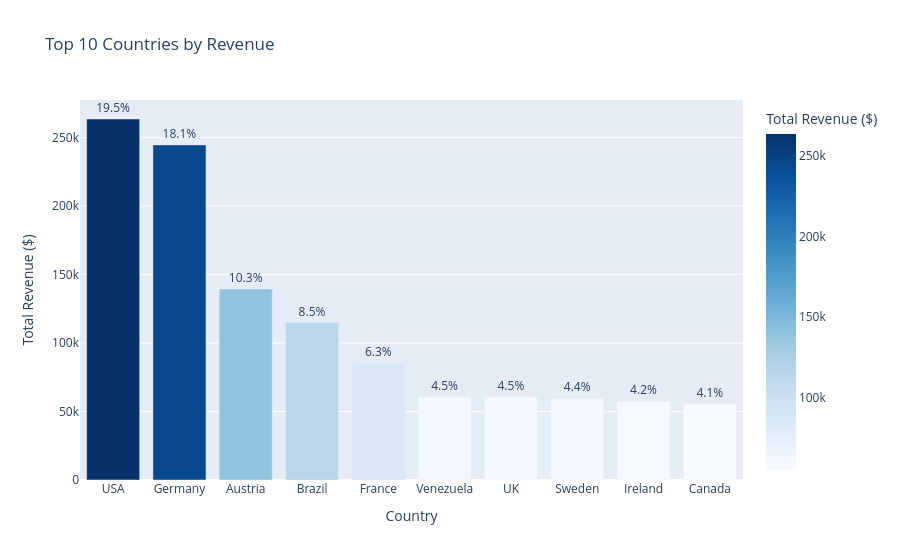
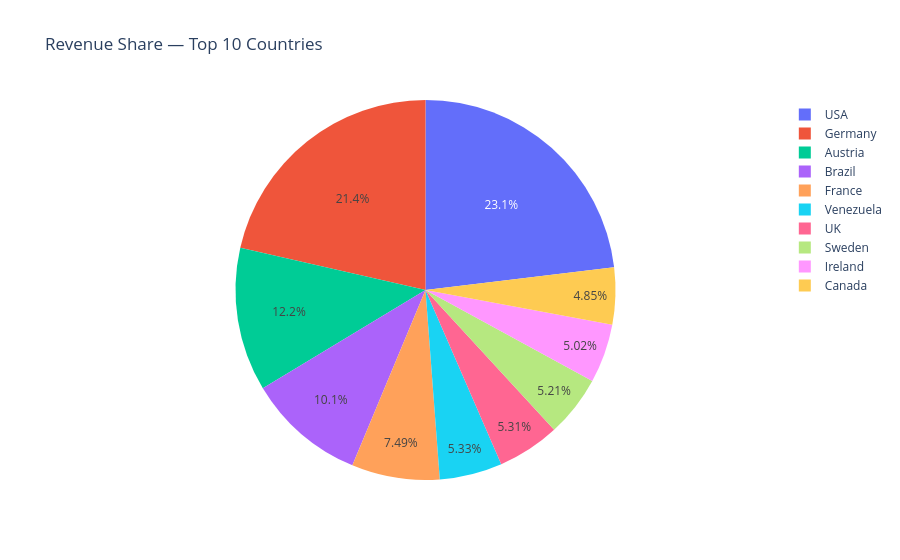

Source (notebook cell) for these figures, in order:
### Markdown cell above
## **Geographical Analysis**

### Code cell
# Revenue by country
country_rev = orders_df.groupby('country', as_index=False)['totalamount'].sum().sort_values('totalamount', ascending=False)
country_rev['pct'] = (country_rev['totalamount'] / country_rev['totalamount'].sum() * 100).round(2)

print("\n Top 10 Countries by Revenue")
print(country_rev.head(10).to_string(index=False))

fig_country_bar = px.bar(
    country_rev.head(10),
    x='country', y='totalamount',
    text='pct',
    title='Top 10 Countries by Revenue',
    labels={'totalamount': 'Total Revenue ($)', 'country': 'Country'},
    color='totalamount',
    color_continuous_scale='Blues'
)
fig_country_bar.update_traces(texttemplate='%{text:.1f}%', textposition='outside')
fig_country_bar.show()

fig_country_pie = px.pie(
    country_rev.head(10),
    names='country', values='totalamount',
    title='Revenue Share — Top 10 Countries'
)
fig_country_pie.show()

### Figure 1 — Plotly figure (JSON) as saved in the notebook; plotly's stock layout.template omitted (floating-point values rounded to 4 significant figures)
{"data": [{"hovertemplate": "Country=%{x}<br>Total Revenue ($)=%{marker.color}<br>pct=%{text}<extra></extra>", "legendgroup": "", "marker": {"color": [263600.0, 244600.0, 139500.0, 115000.0, 85500.0, 60810.0, 60620.0, 59520.0, 57320.0, 55330.0], "coloraxis": "coloraxis", "pattern": {"shape": ""}}, "name": "", "orientation": "v", "showlegend": false, "text": [19.46, 18.06, 10.3, 8.49, 6.31, 4.49, 4.48, 4.39, 4.23, 4.09], "textposition": "outside", "texttemplate": "%{text:.1f}%", "type": "bar", "x": ["USA", "Germany", "Austria", "Brazil", "France", "Venezuela", "UK", "Sweden", "Ireland", "Canada"], "xaxis": "x", "y": [263600.0, 244600.0, 139500.0, 115000.0, 85500.0, 60810.0, 60620.0, 59520.0, 57320.0, 55330.0], "yaxis": "y"}], "layout": {"barmode": "relative", "coloraxis": {"colorbar": {"title": {"text": "Total Revenue ($)"}}, "colorscale": [[0, "rgb(247,251,255)"], [0.125, "rgb(222,235,247)"], [0.25, "rgb(198,219,239)"], [0.375, "rgb(158,202,225)"], [0.5, "rgb(107,174,214)"], [0.625, "rgb(66,146,198)"], [0.75, "rgb(33,113,181)"], [0.875, "rgb(8,81,156)"], [1, "rgb(8,48,107)"]]}, "legend": {"tracegroupgap": 0}, "title": {"text": "Top 10 Countries by Revenue"}, "xaxis": {"anchor": "y", "domain": [0, 1], "title": {"text": "Country"}}, "yaxis": {"anchor": "x", "domain": [0, 1], "title": {"text": "Total Revenue ($)"}}}}

### Figure 2 — Plotly figure (JSON) as saved in the notebook; plotly's stock layout.template omitted (floating-point values rounded to 4 significant figures)
{"data": [{"domain": {"x": [0, 1], "y": [0, 1]}, "hovertemplate": "country=%{label}<br>totalamount=%{value}<extra></extra>", "labels": ["USA", "Germany", "Austria", "Brazil", "France", "Venezuela", "UK", "Sweden", "Ireland", "Canada"], "legendgroup": "", "name": "", "showlegend": true, "type": "pie", "values": [263600.0, 244600.0, 139500.0, 115000.0, 85500.0, 60810.0, 60620.0, 59520.0, 57320.0, 55330.0]}], "layout": {"legend": {"tracegroupgap": 0}, "title": {"text": "Revenue Share — Top 10 Countries"}}}
